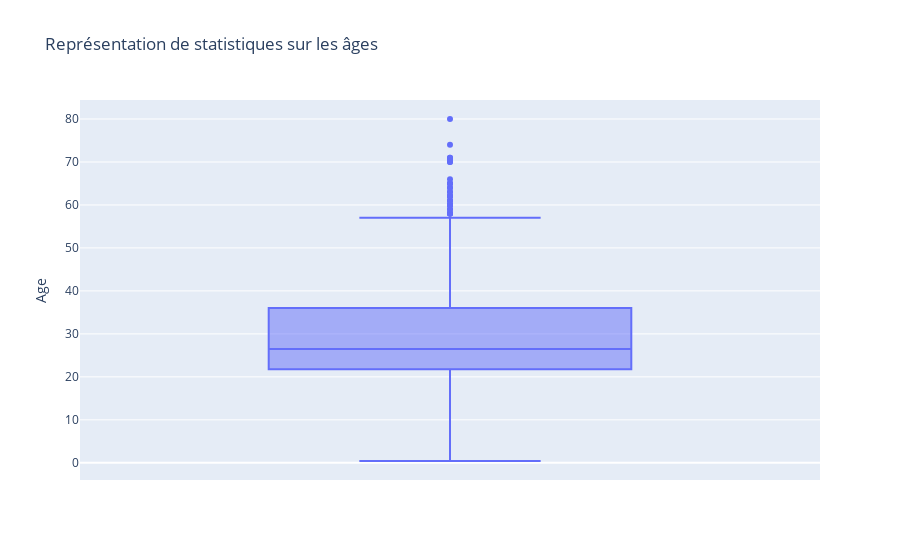

This figure's notebook cell:
### Code cell
age_fig = px.box(
    train_data_filled,
    y='Age',
    title='Représentation de statistiques sur les âges'
)

age_fig.show()

### Figure 1 — Plotly figure (JSON) as saved in the notebook; plotly's stock layout.template omitted (floating-point values rounded to 4 significant figures; data arrays with more than 128 entries replaced by an {"elided": "..."} marker saying what was removed)
{"data": [{"alignmentgroup": "True", "hovertemplate": "Age=%{y}<extra></extra>", "legendgroup": "", "marker": {"color": "#636efa"}, "name": "", "notched": false, "offsetgroup": "", "orientation": "v", "showlegend": false, "type": "box", "x0": " ", "xaxis": "x", "y": {"elided": "891 float values"}, "y0": " ", "yaxis": "y"}], "layout": {"boxmode": "group", "legend": {"tracegroupgap": 0}, "title": {"text": "Représentation de statistiques sur les âges"}, "xaxis": {"anchor": "y", "domain": [0, 1]}, "yaxis": {"anchor": "x", "domain": [0, 1], "title": {"text": "Age"}}}}
